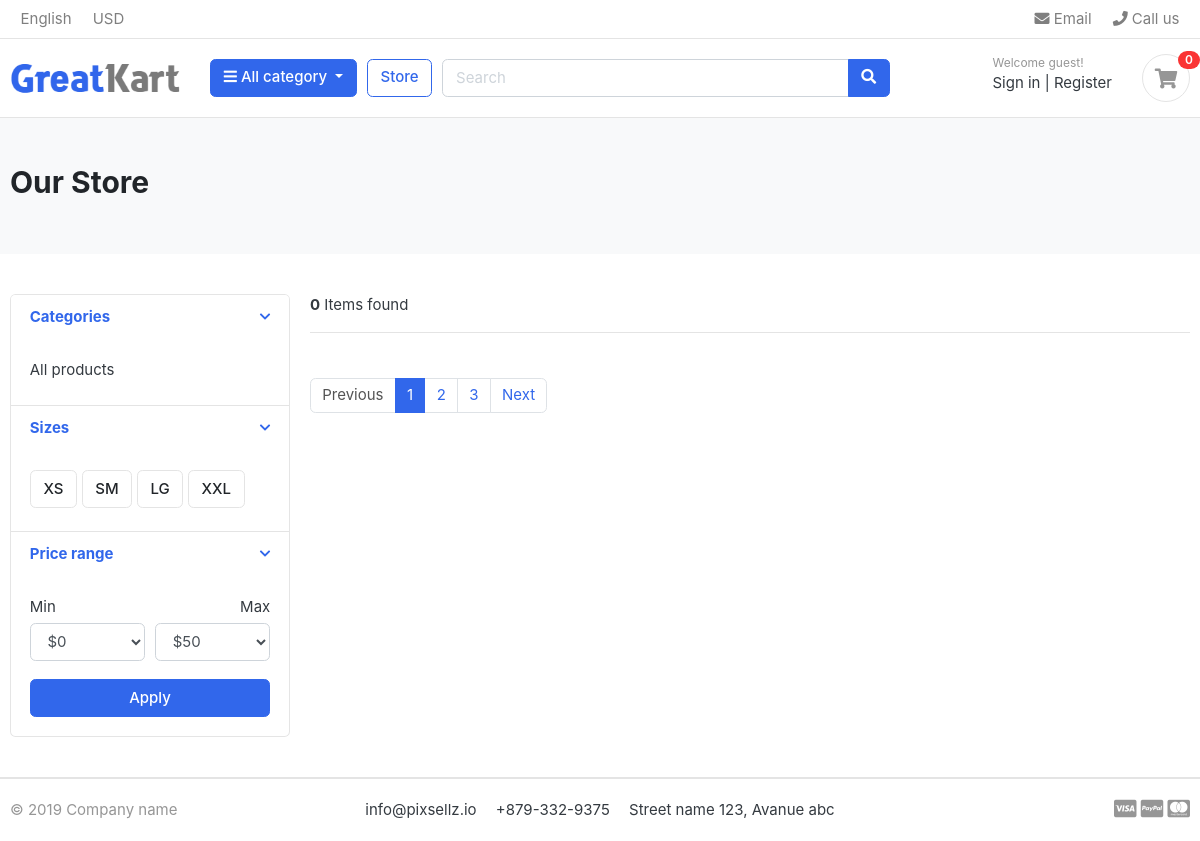
The app's page /store/, older data.
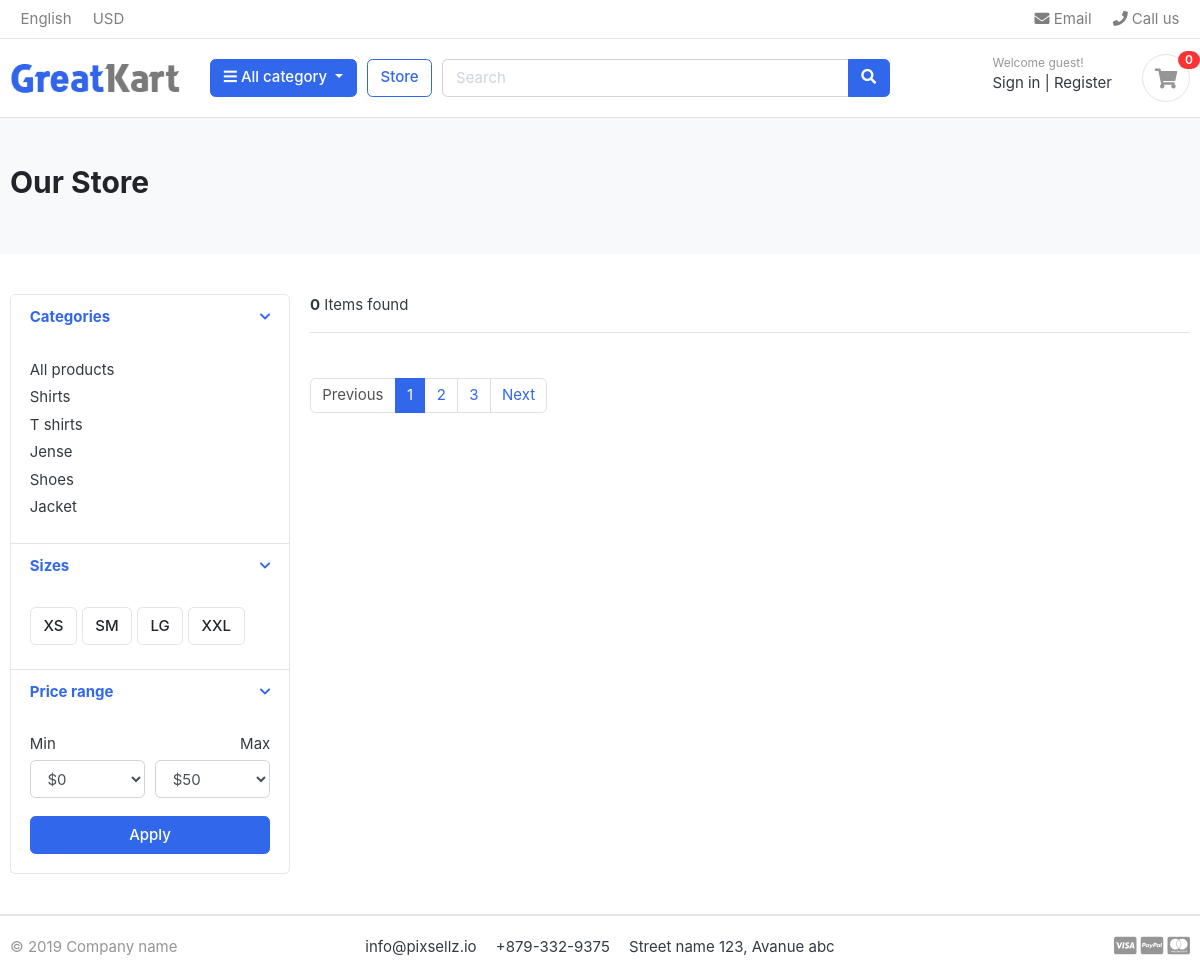
The same page, newer data.
### category/models.py (models this page shows, shortened)
class Category(models.Model):
    cat_name=models.CharField(max_length=50, unique=True)
    slug=models.SlugField(max_length=50 ,unique=True)
    description = models.TextField(blank=True)
    cat_image= models.ImageField(upload_to='photos/category', blank=True)
    class Meta:
        verbose_name = 'category'
        verbose_name_plural = 'categories'
    def get_url(self):
        return reverse('product_by_category', args = [self.slug])

### store/views.py (the view)
# urls.py: path('store/', include('store.urls')),
def store(request, category_slug=None):
    categories = None
    products = None
    if category_slug != None:
        categories = get_object_or_404(Category, slug=category_slug)
        products = Product.objects.filter(category=categories, is_avialable=True)
        product_count = products.count()
    else:
        products = Product.objects.all().filter(is_avialable=True)
        product_count = products.count()
    context = {
        'products':products,
        'product_count' : product_count
    }
    return render(request,'store/store.html', context)

### category/context_processors.py (called while the page is built)
def menu_link(request):
    links = Category.objects.all()
    return dict(links=links)

### template/store/store.html (shortened to what the changed rows need)
{% extends 'base.html' %}
{% load static %}
{% block body %}
<section class="section-pagetop bg">
    <div class="container">
        <h2 class="title-page">Our Store</h2>
    </div>
    </section>
<section class="section-content padding-y">
    <div class="container">
    <div class="row">
        <aside class="col-md-3">
    <div class="card">
        <article class="filter-group">
            <div class="filter-content collapse show" id="collapse_1" style="">
                <div class="card-body">
                    <ul class="list-menu">
                    {% for category in links %}
                    <li><a href="{{ category.get_url }}">{{ category.cat_name }}</a></li>
                    {% endfor %}
                    </ul>
                </div>
            </div>
        </article>
    </div>
        </aside>
    </div>
    </div>
    </section>
{% endblock %}

Row changes from the older to the newer data that the page shows:
added Category: cat_name "Shirts"
added Category: cat_name "T shirts"
added Category: cat_name "Jense"
added Category: cat_name "Shoes"
added Category: cat_name "Jacket"
